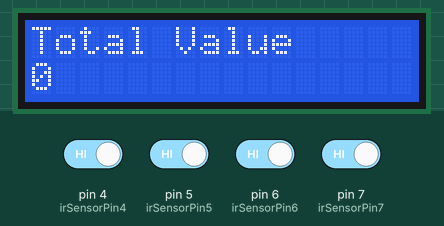
A sketch run on a simulated Arduino Uno, built with avr-gcc and run on an emulated ATmega328P. Shown: 16×2 character LCD. The inputs (shaded band) are chosen by the test bench; at power-on: pin 4 (irSensorPin4), pin 5 (irSensorPin5), pin 6 (irSensorPin6), pin 7 (irSensorPin7) HIGH. What the sketch prints to the serial monitor is not drawn.

Above: at 1.2 s.
1.3 s: pin 4 (irSensorPin4) driven LOW
At 1.48 s:
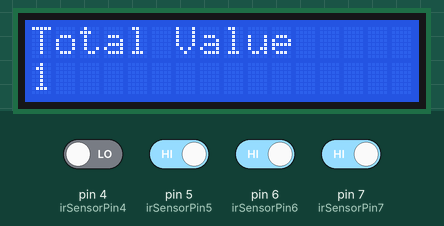
2.8 s: pin 5 (irSensorPin5) driven LOW
At 3.04 s:
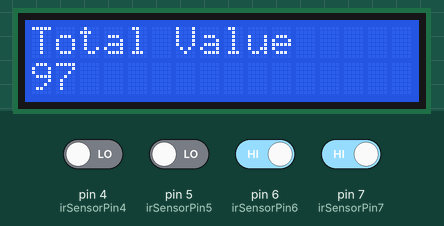
4.4 s: pin 6 (irSensorPin6) driven LOW
At 4.51 s:
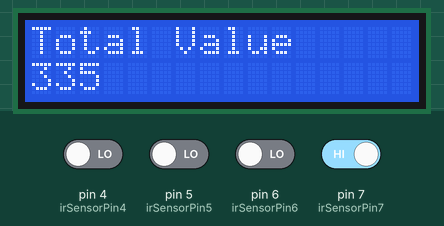
6.0 s: pin 7 (irSensorPin7) driven LOW
At 6.11 s:
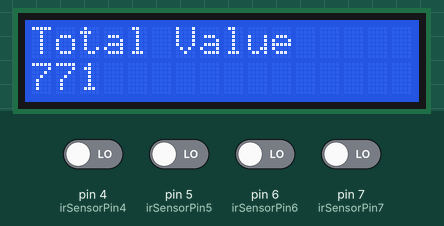
7.6 s: pin 4 (irSensorPin4) driven HIGH
At 7.69 s:
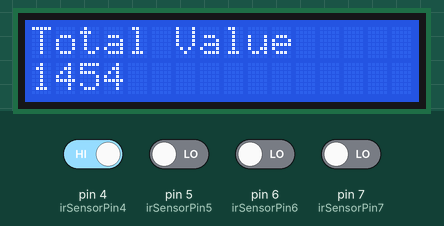
9.1 s: pin 5 (irSensorPin5) driven HIGH
At 9.2 s:
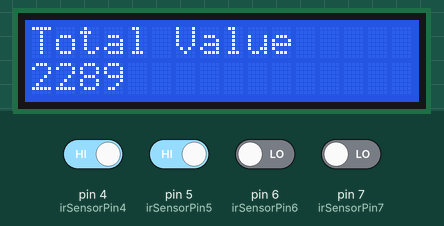

Measured:
- after the input at 1.3 s, the display: changes at once (image 1)

The sketch:

ir_with_lcd.ino
```cpp
#include <LiquidCrystal_I2C.h>
#include  <Wire.h>

const int irSensorPin4 = 4;  // IR sensor output pin connected to digital pin 4
const int irSensorPin5 = 5;  // IR sensor output pin connected to digital pin 5
const int irSensorPin6 = 6;  // IR sensor output pin connected to digital pin 6
const int irSensorPin7 = 7;  // IR sensor output pin connected to digital pin 7
int one = 0;  // counter for one peso coins
int five = 0; // counter for five peso coins
int ten = 0;  // counter for ten peso coins
int twenty = 0; // counter for twenty peso coins
int totalCoins = 0; //  summation of the total number of coins
int totalValue = 0;  //  summation of the total value of coins

LiquidCrystal_I2C lcd(0x27,  16, 2);  //initialize the liquid crystal library

void setup() {
  pinMode(irSensorPin4, INPUT);  // Set IR sensor pin as input
  pinMode(irSensorPin5, INPUT);  // Set IR sensor pin as input
  pinMode(irSensorPin6, INPUT);  // Set IR sensor pin as input
  pinMode(irSensorPin7, INPUT);  // Set IR sensor pin as input

  lcd.init(); //initialize lcd screen
  lcd.backlight();  // turn on the backlight

  Serial.begin(9600);           // Begin serial communication for debugging
}

void loop() {
  int sensorValue4 = digitalRead(irSensorPin4);  // Read the value from the IR sensor
  int sensorValue5 = digitalRead(irSensorPin5);  // Read the value from the IR sensor
  int sensorValue6 = digitalRead(irSensorPin6);  // Read the value from the IR sensor
  int sensorValue7 = digitalRead(irSensorPin7);  // Read the value from the IR sensor

  if (sensorValue4 == LOW) {  // One coin detected
    one = one + 1;
    /*lcd.setCursor(0,0); // tell the screen to print on the top row
    lcd.print("One Peso Coin");  // tell the screen to print “One Peso Coin:” on the top  row
    lcd.setCursor(0,1); // tell the screen to print on the bottom  row
    lcd.print(one);  // tell the screen to print the number of coins detected on the bottom  row*/
    Serial.print("One Peso Coin: ");
    Serial.println(one);
  }

  if (sensorValue5 == LOW) {  // Five coin detected
    five = five + 1;
    /*lcd.setCursor(0,0); // tell the screen to print on the top row
    lcd.print("Five Peso Coin");  // tell the screen to print “Five Peso Coin:” on the top  row
    lcd.setCursor(0,1); // tell the screen to print on the bottom  row
    lcd.print(five);  // tell the screen to print the number of coins detected on the bottom  row*/
    Serial.print("Five Peso Coin: ");
    Serial.println(five);
  }

  if (sensorValue6 == LOW) {  // Ten coin detected
    ten = ten + 1;
    /*lcd.setCursor(0,0); // tell the screen to print on the top row
    lcd.print("Ten Peso Coin");  // tell the screen to print “Ten Peso Coin:” on the top  row
    lcd.setCursor(0,1); // tell the screen to print on the bottom  row
    lcd.print(ten);  // tell the screen to print the number of coins detected on the bottom  row*/
    Serial.print("Ten Peso Coin: ");
    Serial.println(ten);
  }

  if (sensorValue7 == LOW) {  // Twenty coin detected
    twenty = twenty + 1;
    /*lcd.setCursor(0,0); // tell the screen to print on the top row
    lcd.print("Twenty Peso Coin");  // tell the screen to print “Twenty Peso Coin:” on the top  row
    lcd.setCursor(0,1); // tell the screen to print on the bottom row
    lcd.print(twenty);  // tell the screen to print the number of coins detected on the bottom  row*/
    Serial.print("Twenty Peso Coin: ");
    Serial.println(twenty);
  }
    //Number of Coins
    /*lcd.setCursor(0,0); // tell the screen to print on the top row
    lcd.print("Number of Coins");  // tell the screen to print “Five Peso Coin:” on the top  row
    lcd.setCursor(0,1); // tell the screen to print on the bottom  row
    totalCoins = one + five + ten + twenty;
    lcd.print(totalCoins);  // tell the screen to print the number of coins detected on the bottom  row*/

    //Total Value
    lcd.setCursor(0,0); // tell the screen to print on the top row
    lcd.print("Total Value");  // tell the screen to print “Five Peso Coin:” on the top  row
    lcd.setCursor(0,1); // tell the screen to print on the bottom  row
    totalValue = (one*1) + (five*5) + (ten*10) + (twenty*20);
    lcd.print(totalValue);  // tell the screen to print the number of coins detected on the bottom  row

}
```
